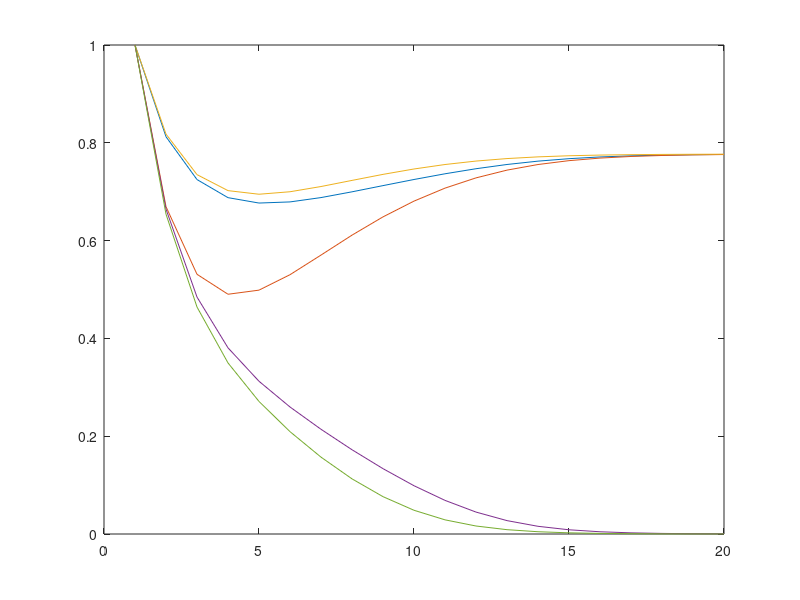

This chart was generated by the following MATLAB code:
clear all;
V = 4;
L = [Inf,4,12,Inf;...
     4,Inf,4,15;...
     12,4,Inf,5;...
     Inf,15,5,Inf];
D = ones(4,4);
Q = zeros(4,4);
count = 1;
I = 2;
r = 1.8;

for loop = 1:20
    %% Calculate P
    temp = zeros(V,V);
    for i = 1:V
        for j = 1:V
            if (i ~= j)
                temp(i,i) = temp(i,i) + D(i,j)/L(i,j);
                temp(i,j) = -1*D(i,j)/L(i,j);
            end 
        end
    end

    b = [I;0;0;-1*I];
    a = temp(:,1:3)\b;
    P = [a;0];  
 
    %% Calculate Q
    for i = 1:V
        for j = 1:V
            if (i ~= j)
                Q(i,j) = D(i,j)/L(i,j)*(P(i) - P(j));
            end 
        end
    end

    %% Calculate next D
    data(count,:) = [D(1,2),D(2,3),D(3,4),D(1,3),D(2,4)];
    
    for i = 1:V
        for j = 1:V
            if (i ~= j)
                D(i,j) = 0.5*abs(Q(i,j))^r/(1+abs(Q(i,j))^r) + 0.5*D(i,j);
%                 D(i,j) = 0.5*((Q(i,j)*(P(i) - P(j)))/(L(i,j)*(P(1) - P(4))) + D(i,j));
%                 D(i,j) = abs(Q(i,j))^r/(1+abs(Q(i,j))^r) + exp(-D(i,j));
            end 
        end
    end

    
    count = count + 1;
end
%%
plot(data);
